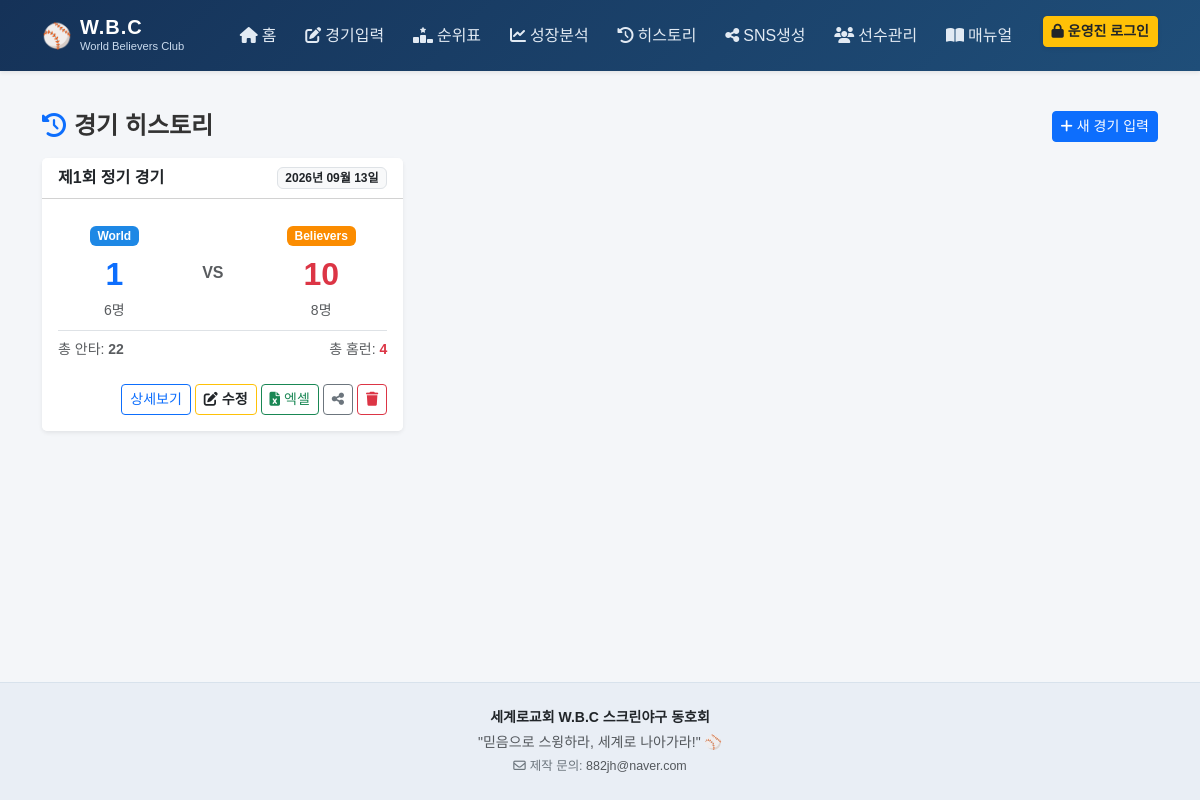
Before: /history with the older database file.
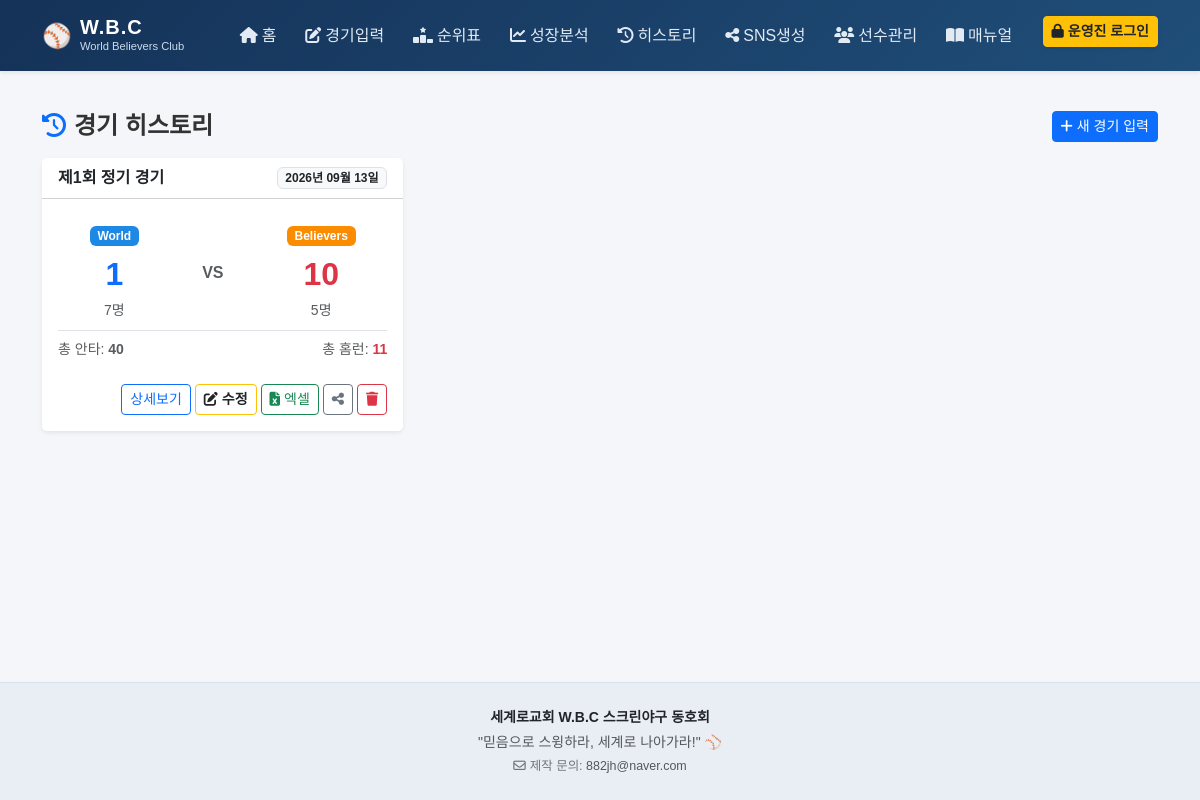
After: the same page with the newer database file.
### tables this page shows
CREATE TABLE games (
            id               INTEGER PRIMARY KEY AUTOINCREMENT,
            game_date        TEXT NOT NULL,
            game_number      INTEGER,
            location         TEXT DEFAULT '스크린야구장',
            world_score      INTEGER,
            believers_score  INTEGER,
            notes            TEXT,
            created_at       TEXT DEFAULT (datetime('now','localtime'))
        , match_type TEXT DEFAULT '2teams', score_details TEXT DEFAULT '');

### app.py (the view)
@app.route('/history')
def history():
    conn = get_db()
    games = conn.execute('''
        SELECT g.*,
               COUNT(DISTINCT CASE WHEN br.team='World' THEN br.player_id END) w_players,
               COUNT(DISTINCT CASE WHEN br.team='Believers' THEN br.player_id END) b_players,
               SUM(br.hits) total_hits, SUM(br.hr) total_hr
        FROM games g LEFT JOIN batting_records br ON br.game_id=g.id
        GROUP BY g.id ORDER BY g.game_date DESC, g.id DESC
    ''').fetchall()
    conn.close()
    return render_template('history.html', games=games, fmt_date=fmt_date)

### app.py (called while the page is built)
@app.context_processor
def inject_auth():
    return {
        'is_admin': session.get('is_admin', False),
        'fmt_rate': fmt_rate
    }

def get_db():
    conn = sqlite3.connect(DB_PATH, timeout=10.0)
    conn.row_factory = sqlite3.Row
    conn.execute('PRAGMA foreign_keys = ON')
    conn.execute('PRAGMA journal_mode = WAL')
    conn.execute('PRAGMA busy_timeout = 5000')
    return conn

def fmt_date(d):
    try:
        dt = datetime.strptime(str(d),'%Y-%m-%d')
        return f"{dt.year}년 {dt.month:02d}월 {dt.day:02d}일"
    except:
        return str(d)

### templates/history.html (shortened to what this page needs)
{% extends 'base.html' %}
{% block content %}
<div class="d-flex justify-content-between align-items-center mb-3">
    <h4 class="fw-bold mb-0"><i class="fa-solid fa-clock-rotate-left text-primary me-2"></i>경기 히스토리</h4>
    <a href="{{ url_for('game_new') }}" class="btn btn-primary btn-sm">
        <i class="fa-solid fa-plus me-1"></i>새 경기 입력
    </a>
</div>
<div class="row g-3">
    {% for g in games %}
    <div class="col-md-6 col-lg-4">
        <div class="card shadow-sm border-0 h-100">
            <div class="card-header bg-white d-flex justify-content-between align-items-center py-2">
                <span class="fw-bold text-dark">제{{ g.game_number or '?' }}회 정기 경기</span>
                <span class="badge bg-light text-dark border">{{ fmt_date(g.game_date) }}</span>
            </div>
            <div class="card-body">
                <div class="d-flex justify-content-around align-items-center text-center my-2">
                    <div>
                        <span class="badge badge-world mb-1">World</span>
                        <div class="fs-2 fw-bold text-primary">{{ g.world_score if g.world_score is not none else '-' }}</div>
                        <small class="text-muted">{{ g.w_players or 0 }}명</small>
                    </div>
                    <div class="text-muted fw-bold">VS</div>
                    <div>
                        <span class="badge badge-believers mb-1">Believers</span>
                        <div class="fs-2 fw-bold text-danger">{{ g.believers_score if g.believers_score is not none else '-' }}</div>
                        <small class="text-muted">{{ g.b_players or 0 }}명</small>
                    </div>
                </div>
                <div class="border-top pt-2 mt-2 text-muted small d-flex justify-content-between">
                    <span>총 안타: <strong>{{ g.total_hits or 0 }}</strong></span>
                    <span>총 홈런: <strong class="text-danger">{{ g.total_hr or 0 }}</strong></span>
                </div>
            </div>
            <div class="card-footer bg-white border-top-0 d-flex justify-content-end gap-1 pb-3 flex-wrap">
                <a href="{{ url_for('game_detail', gid=g.id) }}" class="btn btn-outline-primary btn-sm">
                    상세보기
                </a>
                <a href="{{ url_for('game_edit', gid=g.id) }}" class="btn btn-outline-warning text-dark btn-sm fw-bold" title="기록 수정">
                    <i class="fa-solid fa-pen-to-square me-1"></i>수정
                </a>
                <a href="{{ url_for('export_excel', gid=g.id) }}" class="btn btn-outline-success btn-sm" title="엑셀 다운로드">
                    <i class="fa-solid fa-file-excel me-1"></i>엑셀
                </a>
                <a href="{{ url_for('sns_page', gid=g.id) }}" class="btn btn-outline-secondary btn-sm" title="SNS 공유">
                    <i class="fa-solid fa-share-nodes"></i>
                </a>
                <form method="POST" action="{{ url_for('game_delete', gid=g.id) }}" class="d-inline" onsubmit="return confirm('정말 이 경기 기록을 삭제하시겠습니까?');">
                    <button type="submit" class="btn btn-outline-danger btn-sm" title="삭제">
                        <i class="fa-solid fa-trash"></i>
                    </button>
                </form>
            </div>
        </div>
    </div>
    {% else %}
    <div class="col-12 text-center py-5 text-muted">
        <p>등록된 경기 기록이 없습니다.</p>
    </div>
    {% endfor %}
</div>
{% endblock %}

Changed rows visible on the page:
changed games: w_players "6" → "7"; b_players "8" → "5"; total_hits "22" → "40"; total_hr "4" → "11"
